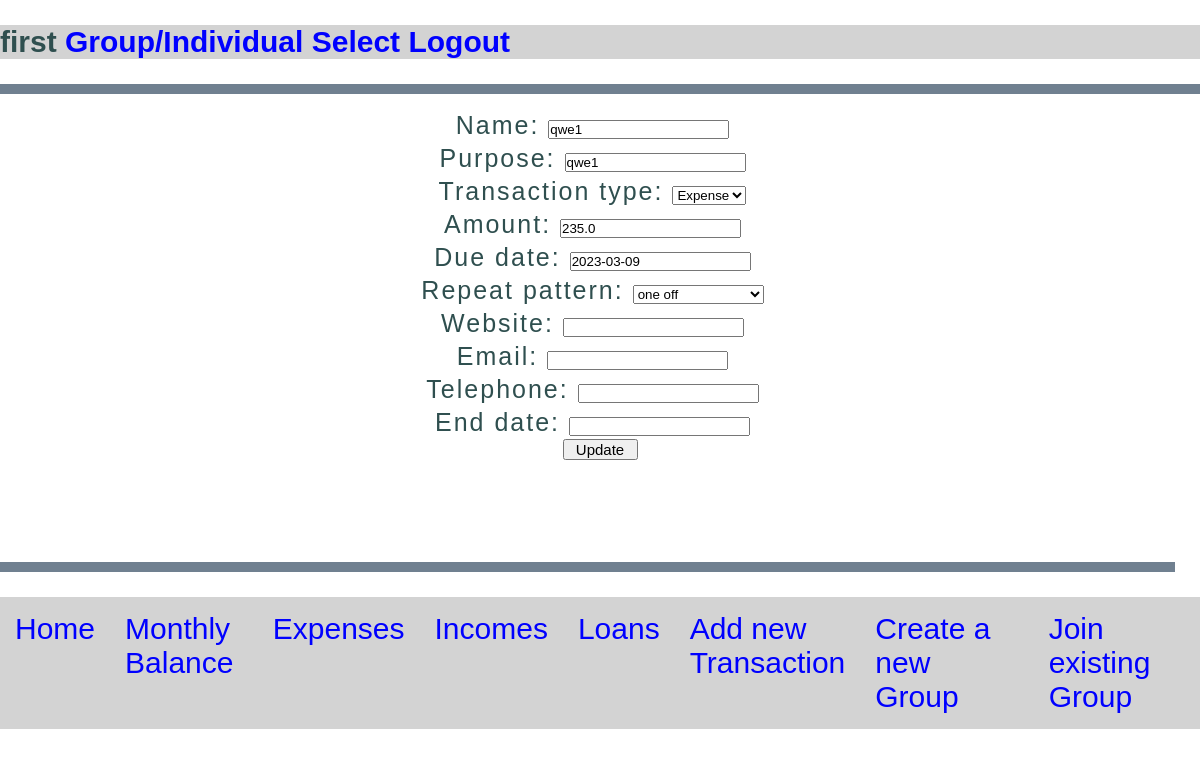
/balance/3/update (signed in), run on an earlier commit of the app's database.
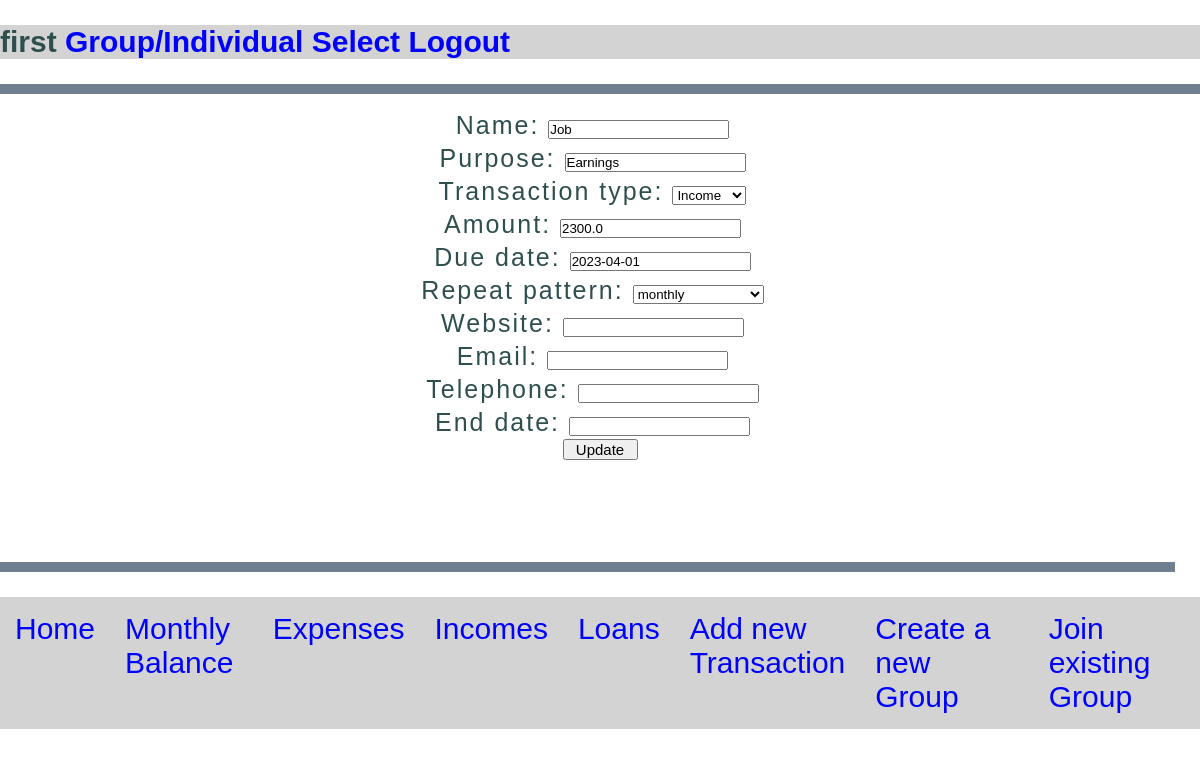
And on a later commit of the database.
### balance/models.py (models this page shows, shortened)
class Transaction(models.Model):
    types = (("Income", "Income"), ("Expense", "Expense"), ("Loan", "Loan"))
    repeat_patterns = (
        ("one off", "one off"),
        ("monthly", "monthly"),
        ("weekly", "weekly"),
        ("every two weeks", "every two weeks"),
        ("every three weeks", "every three weeks"),
        ("every four weeks", "every four weeks"),
    )
    user = models.ForeignKey(MyUser, on_delete=models.CASCADE)
    transaction_type = models.CharField(max_length=25, choices=types, default="Expense")
    name = models.CharField(max_length=200)
    purpose = models.CharField(max_length=200)
    amount = models.FloatField(max_length=6)
    due_date = models.DateField(default=date.today())
    repeat_pattern = models.CharField(
        max_length=25, choices=repeat_patterns, default="one off"
    )
    website = models.URLField(blank=True, null=True)
    email = models.EmailField(blank=True, null=True)
    telephone = models.CharField(max_length=20, blank=True, null=True)
    end_date = models.DateField(blank=True, null=True)
    date_added = models.DateField(auto_now_add=True, editable=False)
    group = models.ForeignKey(
        UserGroup, blank=True, null=True, default=None, on_delete=models.CASCADE
    )

### balance/templates/balance/update.html (shortened to what this page needs)
<!DOCTYPE html>
<html lang="en">
<head>
    <link rel="stylesheet" href="/static/balance/update.css">
</head>
<body>
    <div class="content">
        <div class="top">
    <h4>
        {% if user.group == None %}
        {{user.username}}
        {% else %}
        {{user.group}}
        {% endif %}</a>
        <a href="{% url 'group_select' %}">Group/Individual Select</a>
        <a href="{% url 'logout' %}">Logout</a>
    </h4>
</div>
<div class="topline"></div>
    <form method="post">{% csrf_token %}
        {{ form.as_p }}
        <div class="save">
        <input type="submit" value="Update">
        </div>
    </form>
    <br>
<div class="bottomline"></div>
    <nav>
        <a href="{% url 'welcome' %}">Home</a>
        <a href="{% url 'balance' %}">Monthly Balance</a>
        <a href="{% url 'expenses' %}">Expenses</a>
        <a href="{% url 'incomes' %}">Incomes</a>
        <a href="{% url 'loans' %}">Loans</a>
        <a href="{% url 'create' %}">Add new Transaction</a>
        <a href="{% url 'registration_group' %}">Create a new Group</a>
        <a href="{% url 'login_group' %}">Join existing Group</a>
    </nav>
</body>
</html>
</html>

What changed in the data, as far as the page shows it:
changed Transaction: name "qwe1" → "Job"; purpose "qwe1" → "Earnings"; transaction_type "Expense" → "Income"; amount "235.0" → "2300.0"; due_date "2023-03-09" → "2023-04-01"; repeat_pattern "one off" → "monthly"
